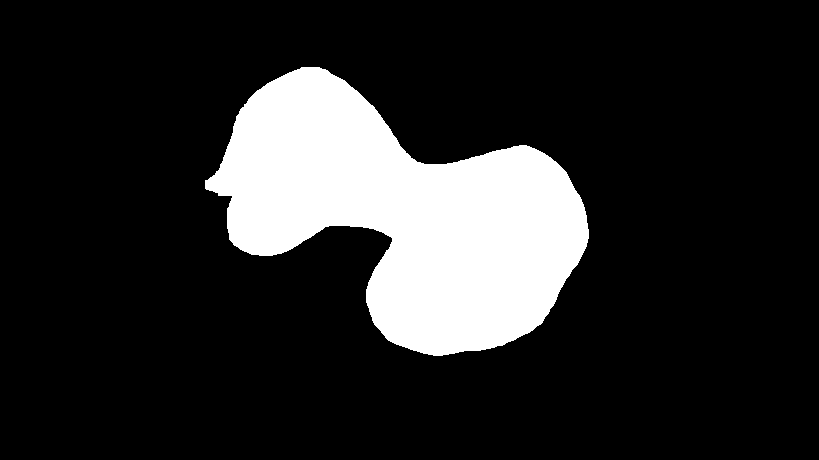
%> input picture Clase 8/figura2.bmp, 819 x 460 px
$ octave Clase_8_2.m   (GNU Octave 9; MATLAB toolbox functions it lacks are replaced by stand-ins)
%> lines starting %> are read from the running program, lines starting %| are printed output that depends on the picture; in (x1, y1, x2, y2) boxes, pixels count from 0 and x2, y2 are one past the last pixel; in counts of white or black regions, pixels touching at a corner belong together; the program's own positions count from 1
clear all, close all, clc
a = imread('figura2.bmp');
%> a is the input picture: size 460x819x3 uint8; 16.1% white; 1 white region, box (x1, y1, x2, y2) and area: (205, 67, 589, 356) 60812
[fil, col, cap]=size(a);
%> fil = 460; col = 819; cap = 3
if cap>1
    a = rgb2gray(a);
end
a(a>0)=255;
EE = strel('square',3);
b=a;
figure(1);imshow(a);
c = imerode(b,EE);
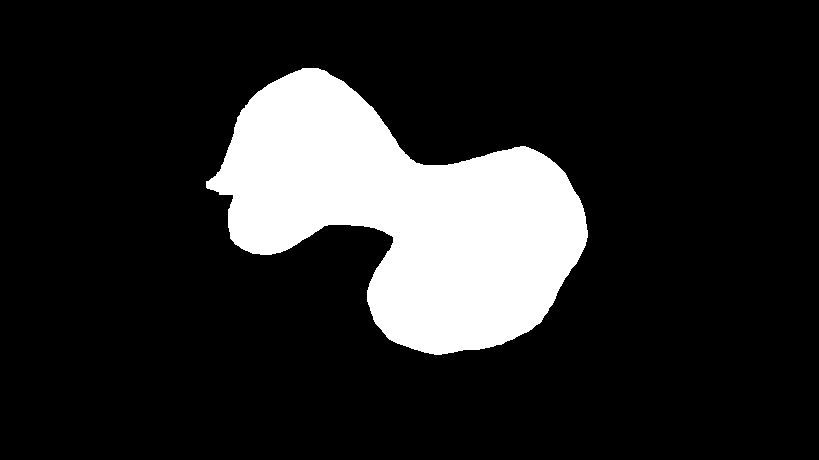
%> c: size 460x819 uint8; 15.7% white; 1 white region, box (x1, y1, x2, y2) and area: (206, 68, 588, 355) 59310
d = b-c;
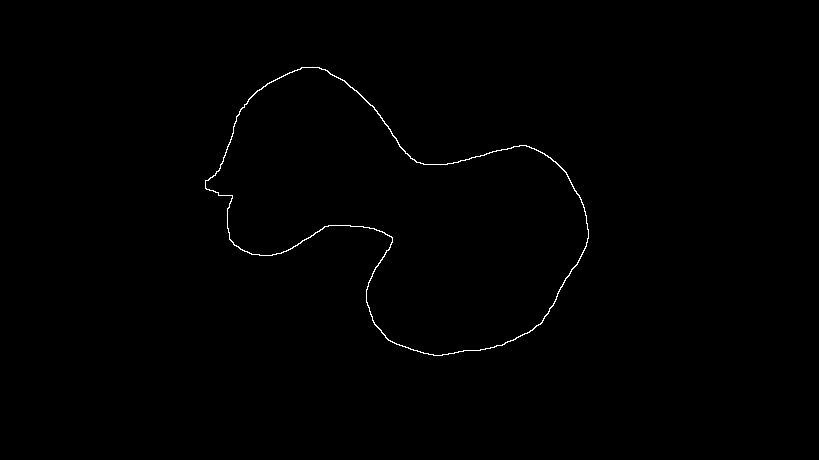
%> d: size 460x819 uint8; 0.4% white in thin lines or dots, all inside (x1, y1, x2, y2) = (205, 67, 589, 356)
figure(2); imshow(d); title(['perimetro = ', num2str(sum(d(:)))]);

$ run again, with Clase 8/placa_2.bmp copied over Clase 8/figura2.bmp
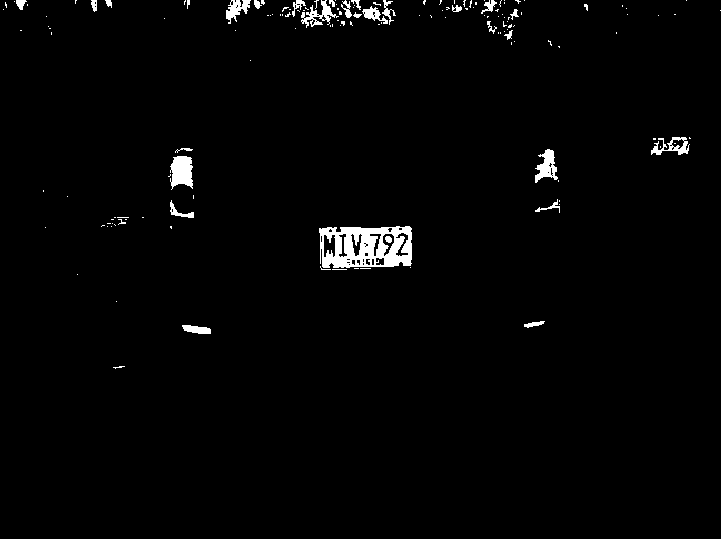
%> input picture Clase 8/placa_2.bmp, 721 x 539 px
%> a is the input picture: size 539x721x3 uint8; 1.8% white; 153 white regions (125 under 20 px), largest, box (x1, y1, x2, y2) and area: (319, 226, 412, 268) 2759, (170, 156, 193, 190) 591, (535, 149, 558, 183) 414
%> `c = imerode(b,EE);`:
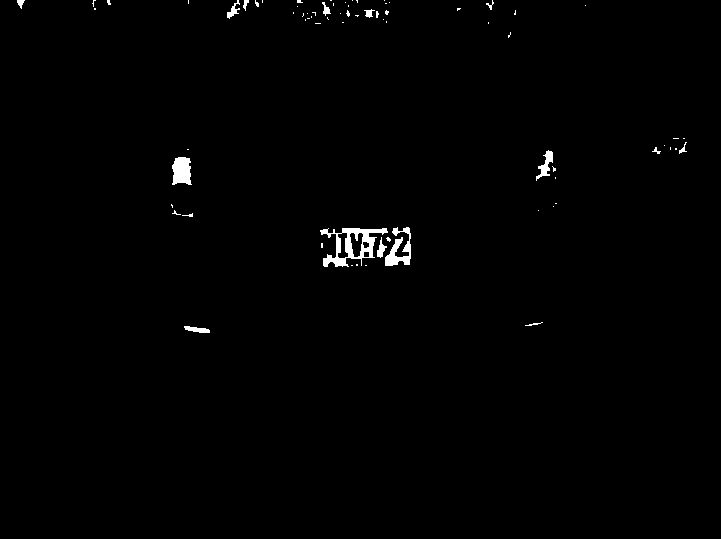
%> c: size 539x721 uint8; 0.79% white; 73 white regions (57 under 20 px), largest, box (x1, y1, x2, y2) and area: (320, 228, 388, 267) 1011, (385, 227, 411, 266) 492, (172, 157, 192, 185) 451
%> `d = b-c;`:
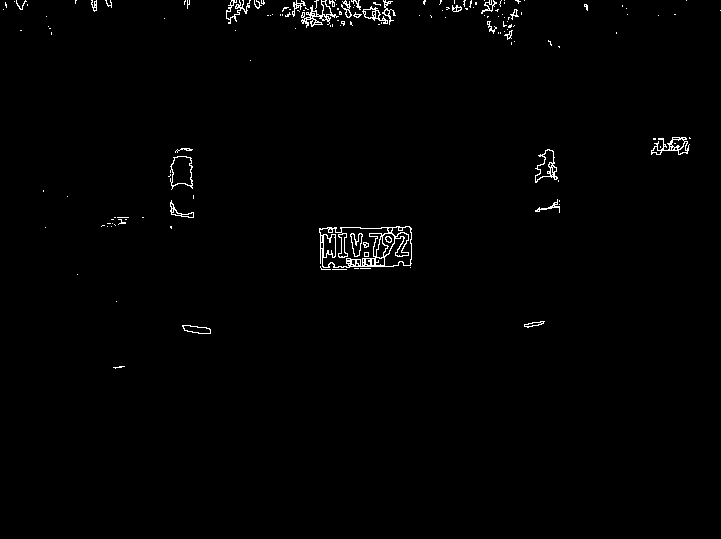
%> d: size 539x721 uint8; 0.98% white in thin lines or dots, all inside (x1, y1, x2, y2) = (3, 0, 721, 369)
